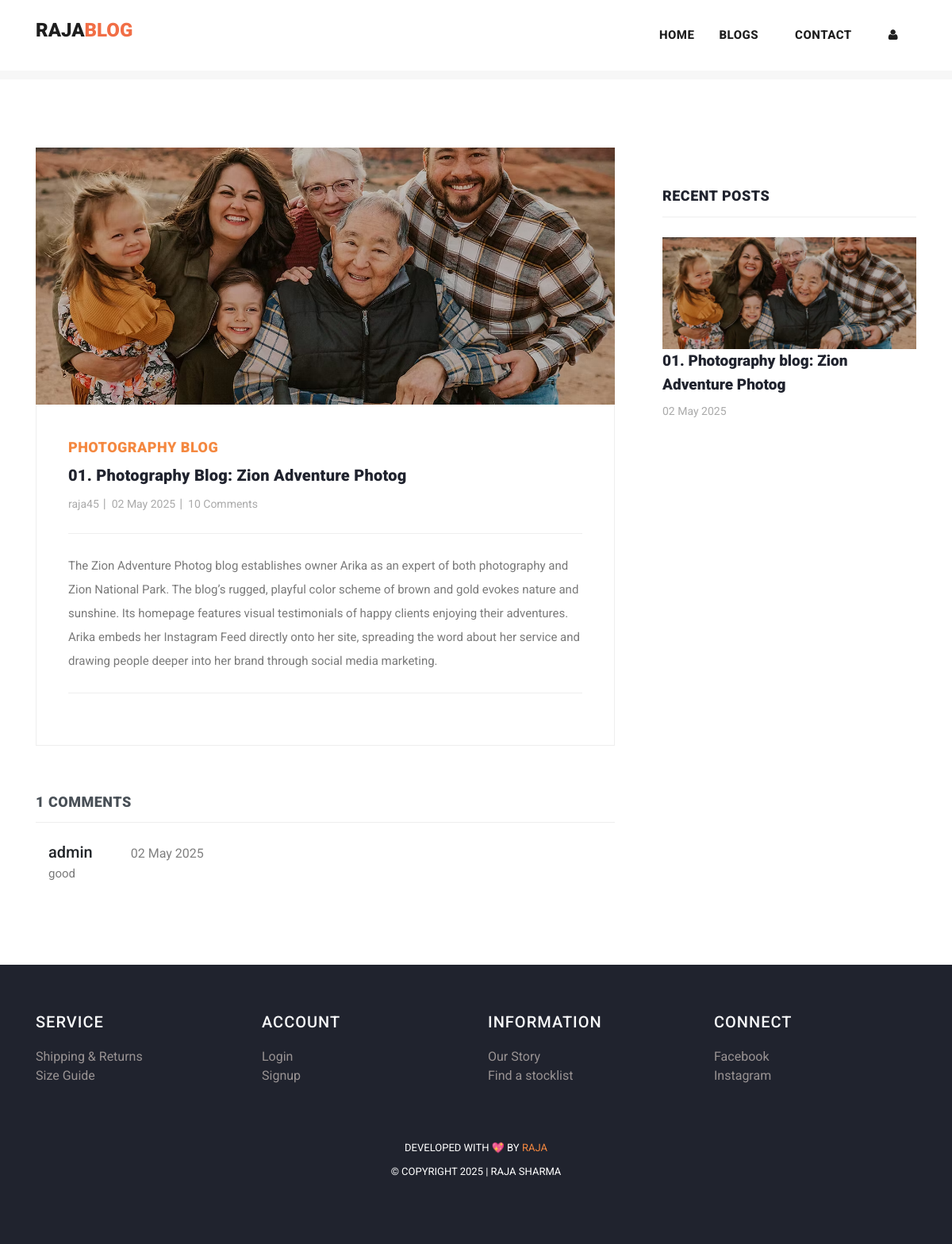
The page /post/25 on the database its author committed.
### myapp/models.py (models this page shows, shortened)
class Post(models.Model):
    postname = models.CharField(max_length=600)
    category = models.CharField(max_length=600)
    image = models.ImageField(upload_to='images/posts',blank=True,null=True)
    content = models.CharField(max_length=100000)
    time = models.CharField(default=time,max_length=100, blank=True)
    likes = models.IntegerField(null=True,blank=True,default=0)
    user = models.ForeignKey(User,on_delete=models.CASCADE)

class Comment(models.Model):
    content = models.CharField(max_length=200)
    time = models.CharField(default=time,max_length=100, blank=True)
    post = models.ForeignKey(Post,on_delete=models.CASCADE)
    user = models.ForeignKey(User,on_delete=models.CASCADE)

### myapp/views.py (the view)
# urls.py: path("post/<int:id>",views.post,name="post"),
def post(request,id):
    post = Post.objects.get(id=id)
    return render(request,"post-details.html",{
        "user":request.user,
        'post':Post.objects.get(id=id),
        'recent_posts':Post.objects.all().order_by("-id"),
        'media_url':settings.MEDIA_URL,
        'comments':Comment.objects.filter(post_id = post.id),
        'total_comments': len(Comment.objects.filter(post_id = post.id))
    })

### templates/post-details.html (shortened to what this page needs)
{% load static %}
<!DOCTYPE html>
<html lang="en">
  <head>
    <link href="https://cdn.jsdelivr.net/npm/bootstrap@5.3.0-alpha3/dist/css/bootstrap.min.css" rel="stylesheet">
    <link href="{% static 'vendor/bootstrap/css/bootstrap.min.css' %}" rel="stylesheet">
    <link rel="stylesheet" href="{% static 'assets/css/fontawesome.css' %}">
    <link rel="stylesheet" href="{% static 'assets/css/templatemo-stand-blog.css' %}">
    <link rel="stylesheet" href="{% static 'assets/css/owl.css' %}">
  </head>
  <body>
    {%include 'header.html'%}
    <section class="blog-posts grid-system">
      <div class="container">
        <div class="row">
          <div class="col-lg-8">
            <div class="all-blog-posts">
              <div class="row">
                <div class="col-lg-12">
                  <div class="blog-post">
                    <div class="blog-thumb">
                      <img src="{{media_url}}{{post.image}}" alt="post_image">
                    </div>
                    <div class="down-content">
                      <span>{{post.category}}</span>
                      <a><h4>{{post.postname}}</h4></a>
                      <ul class="post-info">
                        <li><a href="#">{{post.user}}</a></li>
                        <li><a href="#">{{post.time}}</a></li>
                        <li><a href="#">10 Comments</a></li>
                      </ul>
                      <p>{{post.content}}</p>
                    </div>
                  </div>
                </div>
                <div class="col-lg-12">
                  <div class="sidebar-item comments">
                    <div class="sidebar-heading">
                      <h2 class="text-dark-emphasis">{{total_comments}} comments</h2>
                    </div>
                    <div class="content">
                      <ul>
                        {% for comment in comments %}
                        <li style="display: block;">
                          <div class="ps-3">
                            <h5>{{comment.user}}<span class="small text-black-50 px-5 text-danger">{{comment.time}}</span>
                            </h5>
                            <p>{{comment.content}}</p>
                          </div>
                        </li>
                        {% endfor %}
                      </ul>
                    </div>
                  </div>
                </div>
              </div>
            </div>
          </div>
          <div class="col-lg-4">
            <div class="sidebar">
              <div class="row">
                <div class="col-lg-12">
                  <div class="sidebar-item recent-posts">
                    <div class="sidebar-heading">
                      <h2>Recent Posts</h2>
                    </div>
                    <div class="content">
                      <ul>
                        {% for post in recent_posts|slice:"0:4" %}
                        <li>
                          <img src="{{media_url}}{{post.image}}" class="img-fluid" alt="">
                          <a href="post-details.html">
                            <a href="{% url 'post' post.id %}" class="text-decoration-none text-dark"><h5>{{post.postname}}</h5></a>
                          <span>{{post.time}}</span>
                        </a></li>
                        {% endfor %}
                      </ul>
                    </div>
                  </div>
                </div>
              </div>
            </div>
          </div>
        </div>
      </div>
    </section>
   {% include "footer.html" %}
  </body>
</html>

### templates/header.html (shortened to what this page needs)
<header class="">
  <nav class="navbar navbar-expand-lg bg-white">
    <div class="container">
      <a class="navbar-brand" href="{% url 'index' %}">
        <h2>RAJA<span style="color: rgb(241, 110, 70);">Blog</span></h2>
      </a>
      <div class="collapse navbar-collapse" id="navbarResponsive">
        <ul class="navbar-nav ml-auto">
          <li>
            <a class="nav-link" href="{% url 'index' %}">Home
            </a>
          </li>
          <li class="nav-item">
            <a class="nav-link" href="{% url 'blog' %}">Blogs</a>
          </li>
          <li class="nav-item">
            <a class="nav-link" href="{% url 'contact' %}">Contact</a>
          </li>
          {% if user.is_authenticated %}
          <li class="nav-item">
            <a class="nav-link" href="{% url 'create' %}">Create</a>
          </li>
          <li class="nav-item">
            <a class="nav-link" href="{% url 'profile' user.id %}">Profile</a>
          </li>
          <li class="nav-item">
            <a class="nav-link text-primary" href="{% url 'logout' %}">Logout</a>
          </li>
          {% else %}
          <li class="nav-item">
            <a class="nav-link" href="{% url 'signin' %}"><i class="fa fa-user"></i></a>
          </li>
          {% endif %}
        </ul>
      </div>
    </div>
  </nav>
</header>
<div class="main-banner header-text">
  <div class="container-fluid">
    <div class="owl-banner owl-carousel">
    </div>
  </div>
</div>

### templates/footer.html (shortened to what this page needs)
<footer>
  <div class="container">
    <div class="row">
      <div class="col-lg-3 col-md-6 col-sm-12">
        <h4 class="text-light">SERVICE</h4>
        <ul>
          <li><a href="#">Shipping & Returns</a></li>
          <li><a href="#">Size Guide</a></li>
        </ul>
      </div>
      <div class="col-lg-3 col-md-6 col-sm-12">
        <h4 class="text-light">ACCOUNT</h4>
        <ul>
          <li><a href="{% url 'signin' %}">Login</a></li>
          <li><a href="{% url 'signup' %}">Signup</a></li>
        </ul>
      </div>
      <div class="col-lg-3 col-md-6 col-sm-12">
        <h4 class="text-light">INFORMATION</h4>
        <ul>
          <li><a href="{% url 'blog' %}">Our Story</a></li>
          <li><a href="#">Find a stocklist</a></li>
        </ul>
      </div>
      <div class="col-lg-3 col-md-6 col-sm-12">
        <h4 class="text-light">CONNECT</h4>
        <ul>
          <li><a href="#">Facebook</a></li>
          <li><a href="#">Instagram</a></li>
        </ul>
      </div>
    </div>
  </div>
  <div class="container mt-5">
    <div class="row">
      <div class="col-lg-12">
        <div class="p-3">
          <p>Developed with 💖 by <a href="#">RAJA </a> <br>
            &copy; Copyright 2025 | RAJA SHARMA
        </div>
      </div>
    </div>
  </div>
</footer>

### static/assets/css/templatemo-stand-blog.css (style rules this page uses)
body { font-family: 'Roboto', sans-serif; overflow-x: hidden; text-rendering: optimizeLegibility; -webkit-font-smoothing: antialiased; -moz-osx-font-smoothing: grayscale; }
p { margin-bottom: 0px; font-size: 15px; font-weight: 400; color: #7a7a7a; line-height: 30px; }
a { text-decoration: none!important; }
ul { padding: 0; margin: 0; list-style: none; }
h1,h2,h3,h4,h5,h6 { margin: 0px; }
header { position: absolute; z-index: 99999; width: 100%; height: 100px; background-color: #f7f7f7; -webkit-transition: all 0.3s ease-in-out 0s; -moz-transition: all 0.3s ease-in-out 0s; -o-transition: all 0.3s ease-in-out 0s; transition: all 0.3s ease-in-out 0s; }
header .navbar { padding: 25px 0px; }
.navbar .navbar-brand { float: left; margin-top: -12px; outline: none; }
.navbar .navbar-brand h2 { color: #1e1e1e; text-transform: uppercase; font-size: 24px; font-weight: 900; -webkit-transition: all .3s ease 0s; -moz-transition: all .3s ease 0s; -o-transition: all .3s ease 0s; transition: all .3s ease 0s; }
#navbarResponsive { z-index: 999; }
.navbar-collapse { text-align: center; }
.navbar .navbar-nav .nav-item { margin: 0px 15px; }
.navbar .navbar-nav a.nav-link { text-transform: capitalize; font-size: 15px; font-weight: 800; text-transform: uppercase; letter-spacing: 0.5px; color: #1e1e1e; transition: all 0.3s; }
.main-banner .container-fluid { padding: 0px 10px; margin-bottom: -24px; }
.owl-banner { padding-top: 110px; }
.blog-posts { margin-top: 100px; }
.blog-posts .blog-post { margin-bottom: 30px; }
.blog-posts .blog-thumb img { width: 100%; overflow: hidden; }
.blog-posts .down-content { padding: 40px; border-right: 1px solid #eee; border-left: 1px solid #eee; border-bottom: 1px solid #eee; }
.blog-posts .down-content span { font-size: 18px; text-transform: uppercase; letter-spacing: 0.5px; font-weight: 900; color: #f48840; }
.blog-posts .down-content h4 { font-size: 24px; text-transform: capitalize; letter-spacing: 0.5px; font-weight: 900; color: #20232e; margin: 10px 0px 12px 0px; }
.blog-posts .down-content ul.post-info li { display: inline-block; margin-right: 8px; }
.blog-posts .down-content ul.post-info li:after { content: '|'; color: #aaa; margin-left: 8px; }
.blog-posts .down-content h4 { font-size: 20px; letter-spacing: 0.25px; }
.grid-system .down-content ul.post-info li { margin-right: 3px; }
.grid-system .down-content ul.post-info li:after { margin-left: 5px; }
.blog-posts .down-content ul.post-info li:last-child::after { display: none; }
.blog-posts .down-content ul.post-info li a { font-size: 14px; color: #aaa; font-weight: 400; transition: all .3s; }
.blog-posts .down-content p { padding: 25px 0px; margin: 25px 0px; border-top: 1px solid #eee; border-bottom: 1px solid #eee; }
.blog-posts .sidebar-heading h2 { font-size: 18px; text-transform: uppercase; font-weight: 900; letter-spacing: 0.5px; color: #20232e; border-bottom: 1px solid #eee; padding-bottom: 15px; margin-bottom: 25px; }
.blog-posts .comments { margin-top: 30px; }
.blog-posts .comments ul li { display: inline-block; margin-bottom: 20px; padding-bottom: 20px; border-bottom: 1px solid #eee; }
.blog-posts .comments ul li:last-child { margin-bottom: 0px; padding-bottom: 0px; border-bottom: none; }
.sidebar { margin-left: 30px; }
.sidebar .sidebar-item { margin-top: 50px; }
.sidebar .sidebar-heading h2 { font-size: 18px; text-transform: uppercase; font-weight: 900; letter-spacing: 0.5px; color: #20232e; border-bottom: 1px solid #eee; padding-bottom: 15px; margin-bottom: 25px; }
.sidebar .recent-posts ul li { margin-bottom: 15px; padding-bottom: 15px; border-bottom: 1px solid #eee; }
.sidebar .recent-posts ul li:last-child { margin-bottom: 0px; padding-bottom: 0px; border-bottom: none; }
.sidebar .recent-posts ul li h5 { font-size: 19px; font-weight: 900; color: #20232e; line-height: 30px; transition: all 0.3s; }
.sidebar .recent-posts ul li span { display: block; font-size: 14px; color: #aaa; margin-top: 8px; }
footer { margin-top: 100px; text-align: center; background-color: #20232e; padding: 60px 0px; }
footer p { font-size: 13px; text-transform: uppercase; color: #fff; }
footer p a { color: #f48840; }

### templates/footer.html (style rules this page uses)
h4 { text-align: left; color: #dfdada; letter-spacing: 1px; margin-bottom: 20px; font-size: 20px; }
li { text-decoration: none; text-align: left; }
li a { color: rgb(153, 147, 147); }

### rows shown on the page
Post: image (picture), category "PHOTOGRAPHY BLOG", postname "01. Photography Blog: Zion Adventure Photog", user "raja45", time "02 May 2025", content "The Zion Adventure Photog blog establishes owner Arika as an expert of both photography and Zion National Park. The blog’s rugged, playful color scheme of brown and gold evokes nature and sunshine. Its homepage features visual testimonials of happy clients enjoying their adventures. Arika embeds her Instagram Feed directly onto her site, spreading the word about her service and drawing people deeper into her brand through social media marketing.", postname "01. Photography blog: Zion Adventure Photog"
Comment: user "admin", time "02 May 2025", content "good"

### other values the page prints
{{ total_comments }} "1"
